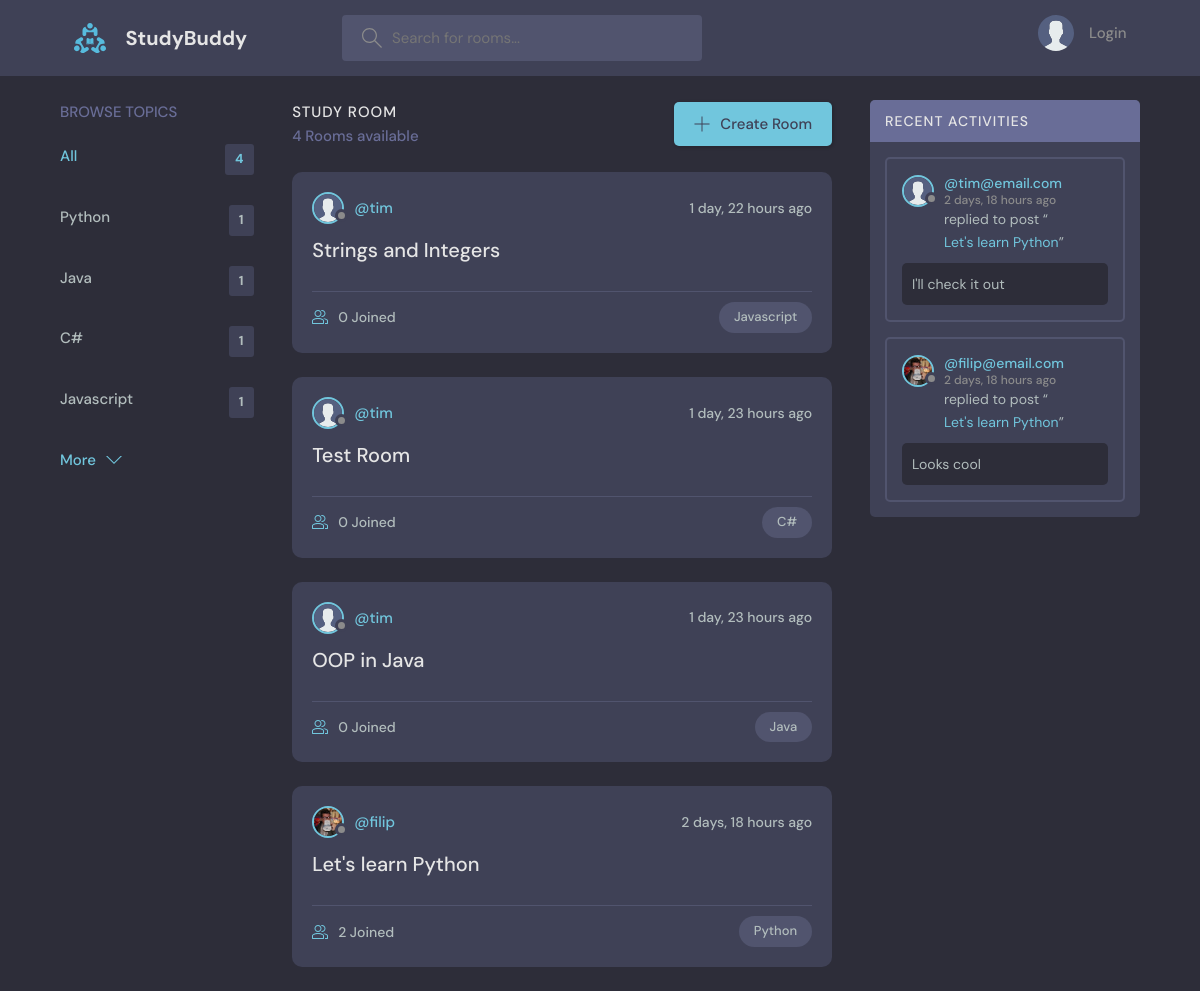
The page / on the database its author committed.
### base/models.py (models this page shows, shortened)
class Topic(models.Model):
    name = models.CharField(max_length=200)

class Room(models.Model):
    host = models.ForeignKey(User, on_delete=models.SET_NULL, null=True)
    topic = models.ForeignKey(Topic, on_delete=models.SET_NULL, null=True)
    name = models.CharField(max_length=200)
    description = models.TextField(null=True, blank=True)
    participants = models.ManyToManyField(User, related_name="participants",blank=True)
    updated = models.DateTimeField(auto_now=True)
    created = models.DateTimeField(auto_now_add=True)
    class Meta:
        ordering = ["-updated", "-created"]
    def __str__(self):
        return self.name

class User(AbstractUser):
    name = models.CharField(max_length=200, null=True)
    email = models.EmailField(unique=True, null=True)
    bio = models.TextField(null=True)
    avatar = models.ImageField(null=True, default="avatar.svg")
    USERNAME_FIELD = "email"
    REQUIRED_FIELDS = []

class Message(models.Model):
    user = models.ForeignKey(User, on_delete=models.CASCADE)
    room = models.ForeignKey(Room, on_delete=models.CASCADE)
    body = models.TextField()
    updated = models.DateTimeField(auto_now=True)
    created = models.DateTimeField(auto_now_add=True)
    class Meta:
        ordering = ["-updated", "-created"]

### base/views.py (the view)
# urls.py: path('', views.home, name="home"),
def home(request):
    q = request.GET.get("q") if request.GET.get("q") != None else ""
    rooms = Room.objects.filter(Q(topic__name__icontains=q) |
                                Q(name__icontains=q) |
                                Q(description__icontains=q)
                                )
    topics = Topic.objects.all()[0:5]
    room_count = rooms.count()
    room_messages = Message.objects.filter(Q(room__topic__name__icontains=q))
    context = {"rooms": rooms,
               "topics": topics,
               "room_count": room_count,
               "room_messages": room_messages,
               }
    return render(request, "base/home.html", context)

### base/templates/base/home.html (shortened to what this page needs)
{% extends "main.html" %}
{% block content %}
    <main class="layout layout--3">
      <div class="container">
        {% include "base/topics_component.html" %}
        <div class="roomList">
          <div class="roomList__header">
            <div>
              <h2>Study Room</h2>
              <p>{{room_count}} Rooms available</p>
            </div>
            <a class="btn btn--main" href="{% url 'create-room' %}">
              <svg version="1.1" xmlns="http://www.w3.org/2000/svg" width="32" height="32" viewBox="0 0 32 32">
                <title>add</title>
                <path
                  d="M16.943 0.943h-1.885v14.115h-14.115v1.885h14.115v14.115h1.885v-14.115h14.115v-1.885h-14.115v-14.115z"
                ></path>
              </svg>
              Create Room
            </a>
          </div>
          {% include "base/feed_component.html" %}
        </div>
        {% include "base/activity_component.html" %}
      </div>
    </main>
{% endblock %}

### base/templates/base/topics_component.html
<div class="topics">
          <div class="topics__header">
            <h2>Browse Topics</h2>
          </div>
          <ul class="topics__list">
            <li>
              <a href="{% url 'home' %}" class="active">All <span>{{topics.count}}</span></a>
            </li>
              {% for topic in topics %}
            <li>
              <a href="{% url 'home' %}?q={{topic.name|urlencode}}">{{topic.name}}<span>{{ topic.room_set.all.count}}</span></a>
            </li>
              {% endfor %}
          </ul>
          <a class="btn btn--link" href="{% url 'topics' %}">
            More
            <svg version="1.1" xmlns="http://www.w3.org/2000/svg" width="32" height="32" viewBox="0 0 32 32">
              <title>chevron-down</title>
              <path d="M16 21l-13-13h-3l16 16 16-16h-3l-13 13z"></path>
            </svg>
          </a>
        </div>

### base/templates/base/feed_component.html (shortened to what this page needs)
{% for room in rooms %}
<div class="roomListRoom">
            <div class="roomListRoom__header">
              <a href="{% url 'user-profile' room.host.id %}" class="roomListRoom__author">
                <div class="avatar avatar--small">
                  <img src="{{room.host.avatar.url}}" />
                </div>
                <span>@{{room.host.username}}</span>
              </a>
              <div class="roomListRoom__actions">
                <span>{{room.created|timesince}} ago</span>
              </div>
            </div>
            <div class="roomListRoom__content">
              <a href="{% url 'room' room.id %}">{{room.name}}</a>
            </div>
            <div class="roomListRoom__meta">
              <a href="{% url 'room' room.id %}" class="roomListRoom__joined">
                  {{room.participants.all.count}} Joined
              </a>
              <p class="roomListRoom__topic">{{room.topic.name}}</p>
            </div>
          </div>
{% endfor %}

### base/templates/base/activity_component.html (shortened to what this page needs)
 <div class="activities">
          <div class="activities__header">
            <h2>Recent Activities</h2>
          </div>
     {% for message in room_messages %}
          <div class="activities__box">
            <div class="activities__boxHeader roomListRoom__header">
              <a href="{% url 'user-profile' message.user.id %}" class="roomListRoom__author">
                <div class="avatar avatar--small">
                  <img src="{{message.user.avatar.url}}" />
                </div>
                <p>
                  @{{message.user}}
                  <span>{{message.created|timesince}} ago</span>
                </p>
              </a>
            </div>
            <div class="activities__boxContent">
              <p>replied to post “<a href="{% url 'room' message.room.id %}">{{message.room}}</a>”</p>
              <div class="activities__boxRoomContent">
                {{ message.body }}
              </div>
            </div>
          </div>
     {% endfor %}
        </div>

### rows shown on the page
Topic: name "Python", room_set.all.count "1"
Topic: name "Java", room_set.all.count "1"
Topic: name "C#", room_set.all.count "1"
Topic: name "Javascript", room_set.all.count "1"
Room: host.avatar (placeholder picture), host.username "tim", created "1 day, 22 hours", name "Strings and Integers", participants.all.count "0", topic.name "Javascript"
Room: host.avatar (placeholder picture), host.username "tim", created "1 day, 23 hours", name "Test Room", participants.all.count "0", topic.name "C#"
Room: host.avatar (placeholder picture), host.username "tim", created "1 day, 23 hours", name "OOP in Java", participants.all.count "0", topic.name "Java"
Room: host.avatar (picture), host.username "filip", created "2 days, 18 hours", name "Let's learn Python", participants.all.count "2", topic.name "Python"
Message: user.avatar (placeholder picture), user "tim@email.com", created "2 days, 18 hours", room "Let's learn Python", body "I'll check it out"
Message: user.avatar (picture), user "filip@email.com", created "2 days, 18 hours", room "Let's learn Python", body "Looks cool"

### other values the page prints
{{ topics.count }} "4"
{{ room_count }} "4"
